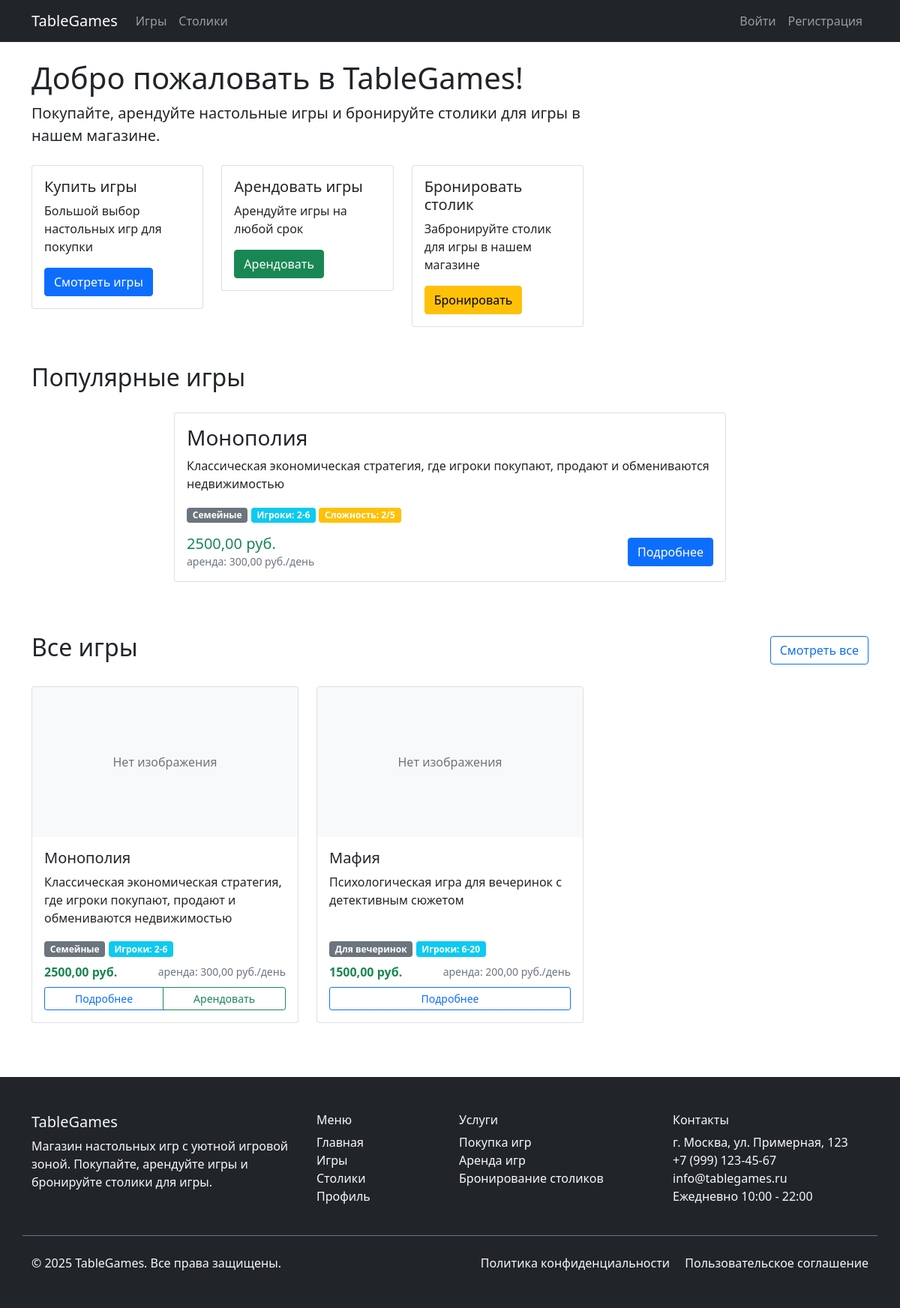
The page / on the database its author committed.
### tablegames/models.py (models this page shows, shortened)
class Game(models.Model):
    GAME_CATEGORIES = [
        ('strategy', 'Стратегические'),
        ('family', 'Семейные'),
        ('party', 'Для вечеринок'),
        ('cooperative', 'Кооперативные'),
        ('card', 'Карточные'),
        ('rpg', 'Ролевые'),
    ]
    name = models.CharField(max_length=200, verbose_name='Название игры')
    description = models.TextField(verbose_name='Описание')
    category = models.CharField(max_length=20, choices=GAME_CATEGORIES, verbose_name='Категория')
    price = models.DecimalField(max_digits=10, decimal_places=2, verbose_name='Цена покупки')
    rental_price_per_day = models.DecimalField(max_digits=8, decimal_places=2, verbose_name='Цена аренды за день')
    min_players = models.PositiveIntegerField(validators=[MinValueValidator(1)],
                                              verbose_name='Минимальное количество игроков')
    max_players = models.PositiveIntegerField(validators=[MinValueValidator(1)],
                                              verbose_name='Максимальное количество игроков')
    play_time_minutes = models.PositiveIntegerField(verbose_name='Время игры (минуты)')
    difficulty = models.PositiveIntegerField(
        validators=[MinValueValidator(1), MaxValueValidator(5)],
        verbose_name='Сложность (1-5)'
    )
    in_stock = models.PositiveIntegerField(default=0, verbose_name='В наличии для покупки')
    available_for_rental = models.PositiveIntegerField(default=0, verbose_name='Доступно для аренды')
    image = models.ImageField(upload_to='games/', blank=True, null=True, verbose_name='Изображение')
    created_at = models.DateTimeField(auto_now_add=True)
    class Meta:
        verbose_name = 'Игра'
        verbose_name_plural = 'Игры'

### tablegames/views.py (the view)
# urls.py: path('', views.index, name='index'),
def index(request):
    games = Game.objects.filter(in_stock__gt=0)[:6]
    tables = GameTable.objects.filter(is_active=True)
    return render(request, 'tablegames/index.html', {
        'games': games,
        'tables': tables
    })

### tablegames/templates/tablegames/index.html (shortened to what this page needs)
{% extends 'tablegames/base.html' %}
{% block content %}
<div class="row">
    <div class="col-md-8">
        <h1>Добро пожаловать в TableGames!</h1>
        <p class="lead">Покупайте, арендуйте настольные игры и бронируйте столики для игры в нашем магазине.</p>
        <div class="row mt-4">
            <div class="col-md-4">
                <div class="card">
                    <div class="card-body">
                        <h5 class="card-title">Купить игры</h5>
                        <p class="card-text">Большой выбор настольных игр для покупки</p>
                        <a href="{% url 'game_list' %}" class="btn btn-primary">Смотреть игры</a>
                    </div>
                </div>
            </div>
            <div class="col-md-4">
                <div class="card">
                    <div class="card-body">
                        <h5 class="card-title">Арендовать игры</h5>
                        <p class="card-text">Арендуйте игры на любой срок</p>
                        <a href="{% url 'game_list' %}" class="btn btn-success">Арендовать</a>
                    </div>
                </div>
            </div>
            <div class="col-md-4">
                <div class="card">
                    <div class="card-body">
                        <h5 class="card-title">Бронировать столик</h5>
                        <p class="card-text">Забронируйте столик для игры в нашем магазине</p>
                        <a href="{% url 'table_list' %}" class="btn btn-warning">Бронировать</a>
                    </div>
                </div>
            </div>
        </div>
    </div>
</div>
<div class="row mt-5">
    <div class="col-12">
        <h2>Популярные игры</h2>
        <div id="gameCarousel" class="carousel slide" data-bs-ride="carousel">
            <div class="carousel-indicators">
                {% for game in games %}
                <button type="button" data-bs-target="#gameCarousel" data-bs-slide-to="{{ forloop.counter0 }}"
                        class="{% if forloop.first %}active{% endif %}" aria-current="{% if forloop.first %}true{% endif %}"
                        aria-label="Slide {{ forloop.counter }}"></button>
                {% endfor %}
            </div>
            <div class="carousel-inner">
                {% for game in games %}
                <div class="carousel-item {% if forloop.first %}active{% endif %}">
                    <div class="row justify-content-center">
                        <div class="col-md-8">
                            <div class="card">
                                <div class="row g-0">
                                    <div class="col-md-{% if game.image %}8{% else %}12{% endif %}">
                                        <div class="card-body">
                                            <h3 class="card-title">{{ game.name }}</h3>
                                            <p class="card-text">{{ game.description }}</p>
                                            <div class="mb-3">
                                                <span class="badge bg-secondary">{{ game.get_category_display }}</span>
                                                <span class="badge bg-info">Игроки: {{ game.min_players }}-{{ game.max_players }}</span>
                                                <span class="badge bg-warning">Сложность: {{ game.difficulty }}/5</span>
                                            </div>
                                            <div class="d-flex justify-content-between align-items-center">
                                                <div>
                                                    <strong class="text-success h5">{{ game.price }} руб.</strong>
                                                    <small class="text-muted d-block">аренда: {{ game.rental_price_per_day }} руб./день</small>
                                                </div>
                                                <a href="{% url 'game_detail' game.id %}" class="btn btn-primary">Подробнее</a>
                                            </div>
                                        </div>
                                    </div>
                                </div>
                            </div>
                        </div>
                    </div>
                </div>
                {% endfor %}
            </div>
            <button class="carousel-control-prev" type="button" data-bs-target="#gameCarousel" data-bs-slide="prev">
                <span class="carousel-control-prev-icon" aria-hidden="true"></span>
            </button>
            <button class="carousel-control-next" type="button" data-bs-target="#gameCarousel" data-bs-slide="next">
                <span class="carousel-control-next-icon" aria-hidden="true"></span>
            </button>
        </div>
    </div>
</div>
<div class="row mt-5">
    <div class="col-12">
        <div class="d-flex justify-content-between align-items-center mb-4">
            <h2>Все игры</h2>
            <a href="{% url 'game_list' %}" class="btn btn-outline-primary">Смотреть все</a>
        </div>
        <div class="row">
            {% for game in games %}
            <div class="col-md-6 col-lg-4 mb-4">
                <div class="card h-100">
                    {% if game.image %}
                    <img src="{{ game.image.url }}" class="card-img-top" alt="{{ game.name }}" style="height: 200px; object-fit: cover;">
                    {% else %}
                    <div class="card-img-top bg-light d-flex align-items-center justify-content-center" style="height: 200px;">
                        <span class="text-muted">Нет изображения</span>
                    </div>
                    {% endif %}
                    <div class="card-body d-flex flex-column">
                        <h5 class="card-title">{{ game.name }}</h5>
                        <p class="card-text flex-grow-1">{{ game.description|truncatewords:15 }}</p>
                        <div class="mb-2">
                            <span class="badge bg-secondary">{{ game.get_category_display }}</span>
                            <span class="badge bg-info">Игроки: {{ game.min_players }}-{{ game.max_players }}</span>
                        </div>
                        <div class="mt-auto">
                            <div class="d-flex justify-content-between align-items-center mb-2">
                                <strong class="text-success">{{ game.price }} руб.</strong>
                                <small class="text-muted">аренда: {{ game.rental_price_per_day }} руб./день</small>
                            </div>
                            <div class="btn-group w-100" role="group">
                                <a href="{% url 'game_detail' game.id %}" class="btn btn-outline-primary btn-sm">Подробнее</a>
                                {% if game.available_for_rental > 0 %}
                                <a href="{% url 'create_rental_game' game.id %}" class="btn btn-outline-success btn-sm">Арендовать</a>
                                {% endif %}
                            </div>
                        </div>
                    </div>
                </div>
            </div>
            {% empty %}
            <div class="col-12">
                <div class="alert alert-info">
                    Игры не найдены. Попробуйте изменить фильтры.
                </div>
            </div>
            {% endfor %}
        </div>
    </div>
</div>
{% endblock %}

### tablegames/templates/tablegames/index.html (style rules this page uses)
.carousel-item { padding: 20px 0; }
.carousel-control-prev, .carousel-control-next { width: 5%; }
.carousel-indicators { bottom: -50px; }
.carousel-indicators button { width: 10px; height: 10px; border-radius: 50%; margin: 0 5px; }

### rows shown on the page
Game: name "Монополия", description "Классическая экономическая стратегия, где игроки покупают, продают и обмениваются недвижимостью", category "Семейные", min_players "2", max_players "6", difficulty "2", price "2500,00", rental_price_per_day "300,00", image "Нет изображения", available_for_rental "Арендовать"
Game: image "Нет изображения", name "Мафия", description "Психологическая игра для вечеринок с детективным сюжетом", category "Для вечеринок", min_players "6", max_players "20", price "1500,00", rental_price_per_day "200,00"
